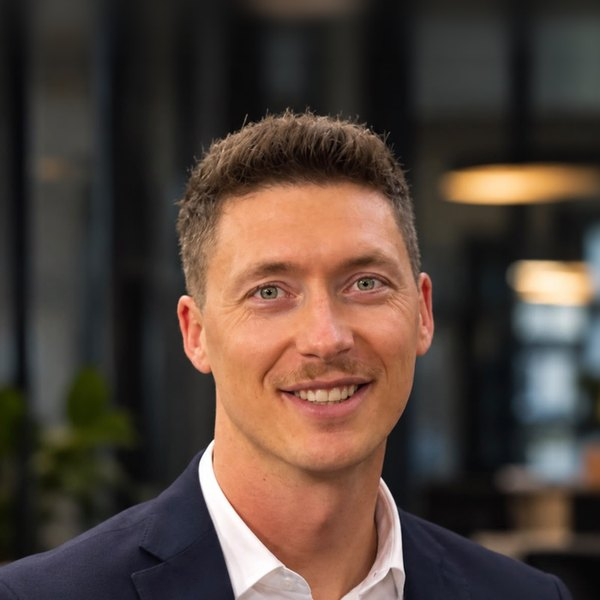
#> input picture assets/team/foto_fabrice.jpg, 600 x 600 px, given in place of fabrice_frei.png, which was not available
$ python comic.py ../assets/team
#> lines starting #> are read from the running program, lines starting #| are printed output that depends on the picture; after the words box and inside, x2 and y2 are one past the last pixel; in counts of white or black regions, pixels touching at a corner belong together
import cv2, numpy as np
from PIL import Image
PINK = np.array([255, 60, 170]); TUERKIS = np.array([40, 230, 230])

def comic(pfad, hoehe=1100, farben=9):
#> called with pfad = '../assets/team/fabrice_frei.png', hoehe = 700, farben = 9
    p = Image.open(pfad).convert("RGBA"); p = p.crop(p.getbbox())
    p = p.resize((int(p.width * hoehe / p.height), hoehe), Image.LANCZOS)
#> p: PIL image 700x700 RGBA
    a = np.array(p)[..., 3]; maske = (a > 128).astype(np.uint8)
#> after `a = np.array(p)[..., 3]`: a: shape (700, 700); every value is 255
#> after `maske = (a > 128).astype(np.uint8)`: maske: shape (700, 700); every value is 1
    rgb = np.array(p)[..., :3].copy()
    # flächig glätten (Kanten bleiben scharf)
    glatt = rgb.copy()
    for _ in range(4): glatt = cv2.bilateralFilter(glatt, 9, 40, 9)
    # Cel-Shading: auf wenige Farben reduzieren (nur Person)
    px = glatt[maske > 0].reshape(-1, 3).astype(np.float32)
    _, lab, zentren = cv2.kmeans(px, farben, None, (cv2.TERM_CRITERIA_EPS + cv2.TERM_CRITERIA_MAX_ITER, 20, 1.0), 3, cv2.KMEANS_PP_CENTERS)
#> zentren = [[59.27, 56.98, 55.74], [226.9, 157.5, 117.3], [20.25, 19.99, 18.84], [141.3, 90.32, 66.69], [242.8, 230.2, 219.8], [84.41, 82.18, 80.55], [189.1, 121.9, 90.55], [156.3, 159.8, 164.5], [38.12, 37.8, 36.47]]
    zentren = zentren.astype(np.float32)
    # Farbstimmung: Schatten Richtung Violett/Navy, Lichter warm, kräftiger
    hsv = cv2.cvtColor(zentren.reshape(1, -1, 3).astype(np.uint8), cv2.COLOR_RGB2HSV).astype(np.float32)
#> hsv = [[8, 17, 59], [11, 123, 226], [15, 26, 20], [10, 136, 141], [14, 24, 242], [15, 12, 84], [9, 134, 189], [109, 12, 164], [15, 13, 38]]
    hsv[..., 1] = np.clip(hsv[..., 1] * 1.35 + 10, 0, 255)
    zentren = cv2.cvtColor(hsv.astype(np.uint8), cv2.COLOR_HSV2RGB).reshape(-1, 3).astype(np.float32)
#> zentren = [[59, 54, 52], [226, 127, 70], [20, 18, 16], [141, 70, 34], [242, 221, 202], [84, 80, 75], [189, 90, 48], [147, 153, 164], [38, 36, 34]]
    hell = zentren.mean(axis=1, keepdims=True) / 255
#> hell = [0.216, 0.553, 0.0706, 0.32, 0.869, 0.312, 0.427, 0.607, 0.141]
    zentren = zentren * (0.75 + 0.35 * hell) + (1 - hell) * np.array([40, 10, 70]) * 0.6
#> zentren = [[67.53, 49.28, 75.87], [224, 122.5, 84.82], [37.8, 19.52, 51.43], [137.9, 64.42, 57.86], [258.3, 233.8, 218.4], [88.69, 72.87, 93.33], [183.8, 84.4, 67.23], [150.9, 149.6, 174.3], [50.99, 33.93, 63.25]]
    cel = glatt.copy(); cel[maske > 0] = np.clip(zentren[lab.flatten()], 0, 255).astype(np.uint8)
    # Tuschelinien
    grau = cv2.cvtColor(glatt, cv2.COLOR_RGB2GRAY); grau = cv2.medianBlur(grau, 5)
    linien = cv2.adaptiveThreshold(grau, 255, cv2.ADAPTIVE_THRESH_MEAN_C, cv2.THRESH_BINARY, 11, 6)
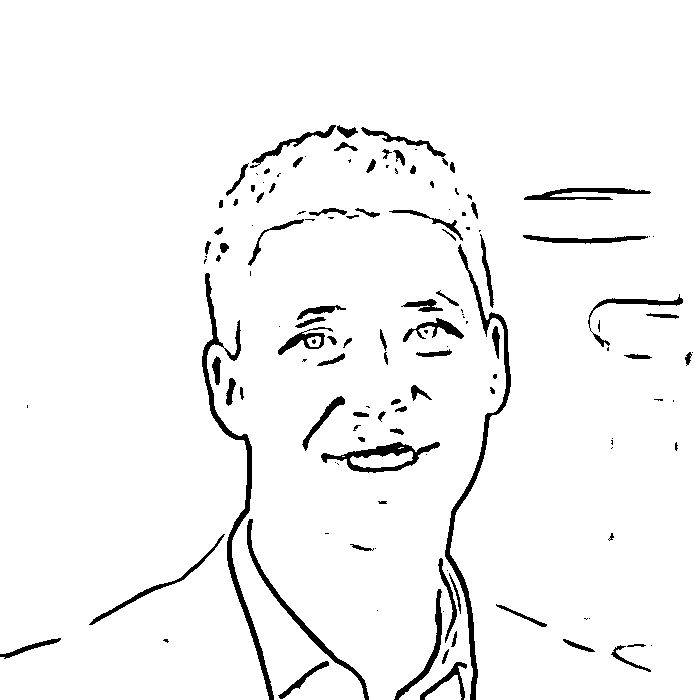
#> linien: shape (700, 700); 96% white; 139 black regions (57 under 20 px), largest, box (x1, y1, x2, y2) and area: (202, 273, 274, 700) 2606, (445, 244, 511, 700) 2415, (321, 442, 440, 473) 1169
    linien = cv2.erode(linien, np.ones((2, 2), np.uint8))
#> linien: shape (700, 700); 94.7% white; 120 black regions (29 under 20 px), largest, box (x1, y1, x2, y2) and area: (202, 273, 275, 700) 3245, (445, 244, 512, 700) 3040, (321, 442, 441, 474) 1445
    cel[(linien == 0) & (maske > 0)] = (24, 14, 40)
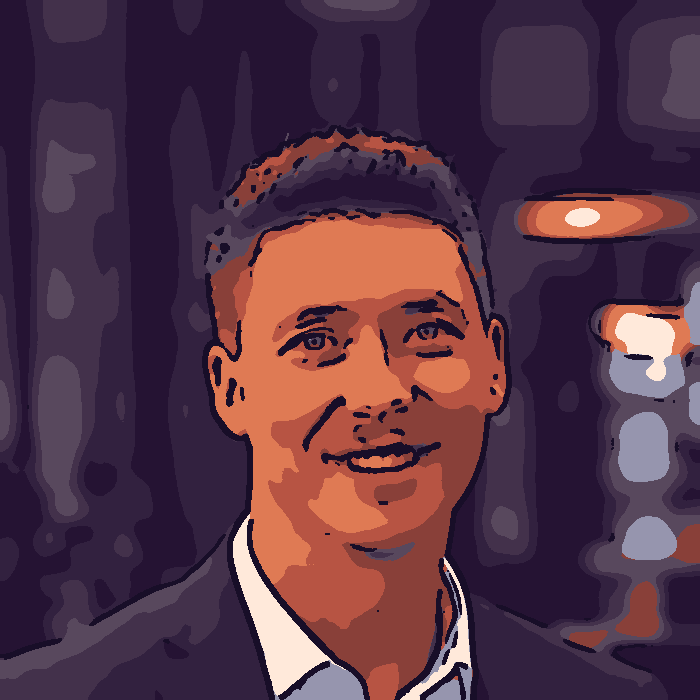
#> cel: shape (700, 700, 3); mean R, G, B 85.5, 52.8, 69.7
    # Neon-Kantenlicht: links pink, rechts türkis
    innen = cv2.erode(maske, np.ones((9, 9), np.uint8))
    rand_l = (maske - cv2.erode(np.roll(maske, -14, axis=1) * maske, np.ones((3, 3), np.uint8))) * innen
#> rand_l: shape (700, 700); every value is 0
    rand_r = (maske - cv2.erode(np.roll(maske, 14, axis=1) * maske, np.ones((3, 3), np.uint8))) * innen
    for rmask, farbe in ((rand_l, PINK), (rand_r, TUERKIS)):
        cel[rmask > 0] = (cel[rmask > 0] * 0.25 + farbe * 0.75).astype(np.uint8)
#> this loop made 2 passes
#> farbe on passes 1 to 2: [255, 60, 170], [40, 230, 230]
    # dicke Außenkontur
    kontur = cv2.dilate(maske, cv2.getStructuringElement(cv2.MORPH_ELLIPSE, (19, 19)))
    out = np.zeros((*maske.shape, 4), np.uint8)
    out[kontur > 0] = (20, 10, 36, 255)
    out[maske > 0, :3] = cel[maske > 0]; out[maske > 0, 3] = 255
    return Image.fromarray(out, "RGBA")

if __name__ == "__main__":
    import sys
    web = sys.argv[1]
    ims = [comic(f"{web}/{n}_frei.png", 700) for n in ("fabrice", "pascal", "waldemar")]
#> call 2 of comic, with pfad = '../assets/team/pascal_frei.png', hoehe = 700, farben = 9
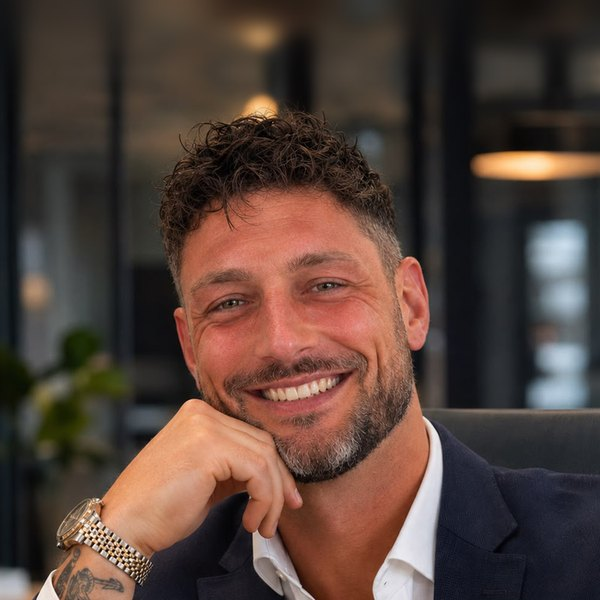
#> input picture assets/team/foto_pascal.jpg, 600 x 600 px, given in place of pascal_frei.png, which was not available
#> in comic (call 2), `_, lab, zentren = cv2.kmeans(px, farben, None, (cv2.TERM_CRITERIA_EPS ..`: zentren = [[121.9, 72.78, 54.15], [70.44, 60.76, 51.63], [209.6, 140.8, 110.7], [22.99, 22.31, 23.56], [212.5, 208.7, 209.1], [168.8, 100.7, 79.69], [43.6, 40.89, 39.65], [149.8, 158.4, 166.5], [96.81, 96.65, 96.02]]
#> in comic (call 2), `hsv = cv2.cvtColor(zentren.reshape(1, -1, 3).astype(np.uint8), cv2.COL..`: hsv = [[8, 141, 121], [14, 69, 70], [9, 121, 209], [120, 11, 23], [173, 5, 212], [7, 135, 168], [8, 24, 43], [104, 26, 166], [0, 0, 96]]
#> in comic (call 2), `zentren = cv2.cvtColor(hsv.astype(np.uint8), cv2.COLOR_HSV2RGB).reshap..`: zentren = [[121, 51, 26], [70, 55, 42], [209, 110, 67], [21, 21, 23], [212, 199, 202], [168, 71, 42], [43, 38, 36], [137, 152, 166], [96, 92, 92]]
#> in comic (call 2), `hell = zentren.mean(axis=1, keepdims=True) / 255`: hell = [0.259, 0.218, 0.505, 0.085, 0.801, 0.367, 0.153, 0.595, 0.366]
#> in comic (call 2), `zentren = zentren * (0.75 + 0.35 * hell) + (1 - hell) * np.array([40, ..`: zentren = [[119.5, 47.32, 52.98], [76.61, 50.14, 67.54], [205.5, 104.9, 82.89], [38.34, 21.86, 56.37], [223.2, 206.3, 216.5], [162.8, 66.17, 63.47], [54.88, 35.62, 64.5], [141, 148.1, 176.1], [99.51, 84.59, 107.4]]
#> in comic (call 2), `linien = cv2.adaptiveThreshold(grau, 255, cv2.ADAPTIVE_THRESH_MEAN_C, ..`: linien: shape (700, 700); 95.3% white; 177 black regions (89 under 20 px), largest, box (x1, y1, x2, y2) and area: (101, 310, 480, 596) 3719, (459, 268, 522, 700) 2304, (545, 171, 700, 215) 1384
#> in comic (call 2), `linien = cv2.erode(linien, np.ones((2, 2), np.uint8))`: linien: shape (700, 700); 93.8% white; 141 black regions (40 under 20 px), largest, box (x1, y1, x2, y2) and area: (101, 310, 481, 597) 4784, (459, 268, 523, 700) 2872, (545, 171, 700, 216) 1745
#> in comic (call 2), `cel[(linien == 0) & (maske > 0)] = (24, 14, 40)`:
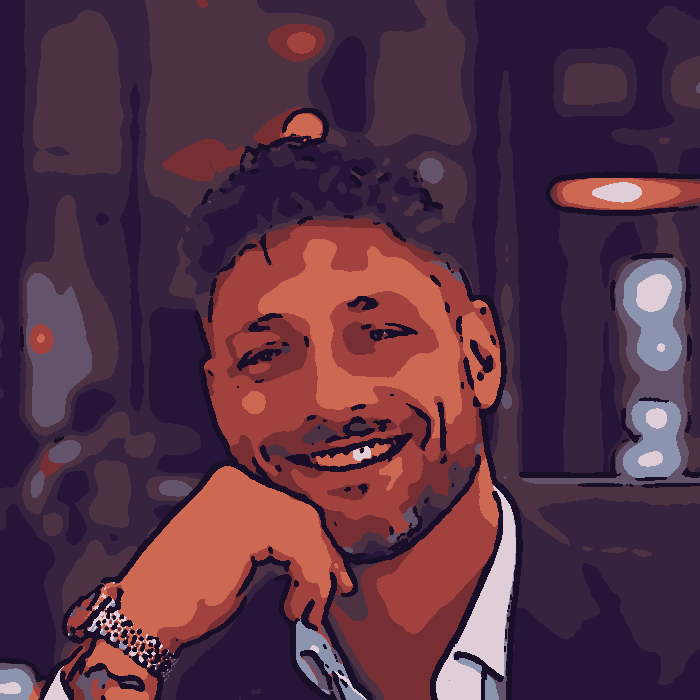
#> cel: shape (700, 700, 3); mean R, G, B 86, 50, 68.6
#> the loop in comic (call 2), `for rmask, farbe in ((rand_l, PINK), (rand_r, TUERKIS)):` made 2 passes
#> call 3 of comic, with pfad = '../assets/team/waldemar_frei.png', hoehe = 700, farben = 9
#> in comic (call 3), `_, lab, zentren = cv2.kmeans(px, farben, None, (cv2.TERM_CRITERIA_EPS ..`: zentren = [[82.45, 64.47, 52.59], [219.8, 157.4, 121.2], [24.89, 24.03, 25.22], [49.11, 45.53, 42.62], [211.1, 209.5, 212.3], [98.32, 96.87, 95.44], [191.8, 118.1, 94.56], [150, 88.54, 68.86], [149.2, 158, 166.2]]
#> in comic (call 3), `hsv = cv2.cvtColor(zentren.reshape(1, -1, 3).astype(np.uint8), cv2.COL..`: hsv = [[12, 93, 82], [11, 114, 219], [120, 10, 25], [13, 36, 49], [140, 4, 212], [10, 8, 98], [7, 129, 191], [7, 139, 150], [104, 26, 166]]
#> in comic (call 3), `zentren = cv2.cvtColor(hsv.astype(np.uint8), cv2.COLOR_HSV2RGB).reshap..`: zentren = [[82, 56, 39], [219, 130, 79], [23, 23, 25], [49, 43, 38], [208, 200, 212], [98, 93, 90], [191, 85, 53], [150, 61, 34], [137, 152, 166]]
#> in comic (call 3), `hell = zentren.mean(axis=1, keepdims=True) / 255`: hell = [0.231, 0.559, 0.0928, 0.17, 0.81, 0.367, 0.43, 0.32, 0.595]
#> in comic (call 3), `zentren = zentren * (0.75 + 0.35 * hell) + (1 - hell) * np.array([40, ..`: zentren = [[86.59, 51.15, 64.69], [217.7, 125.6, 93.22], [39.77, 23.44, 57.66], [59.59, 39.79, 65.62], [219.6, 207.9, 227.1], [101.3, 85.5, 105.6], [185.7, 79.96, 71.66], [145.6, 56.67, 57.86], [141, 148.1, 176.1]]
#> in comic (call 3), `cel[(linien == 0) & (maske > 0)] = (24, 14, 40)`:
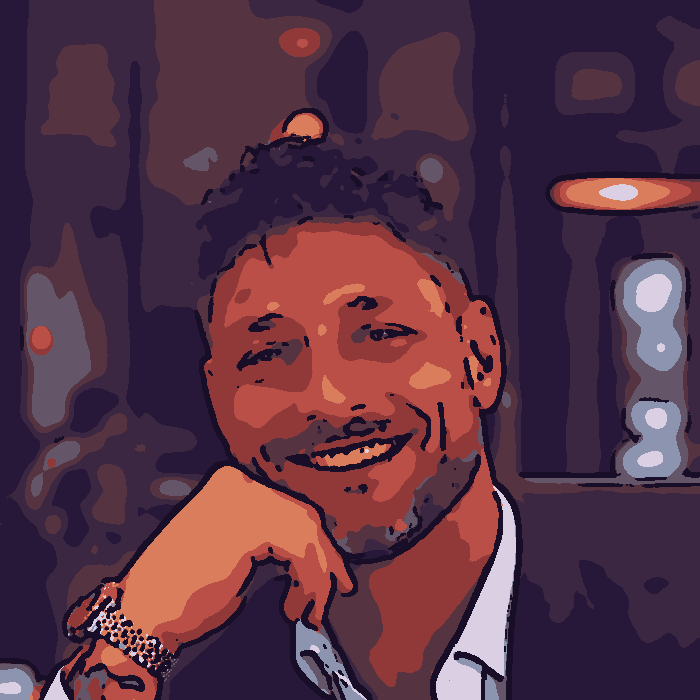
#> cel: shape (700, 700, 3); mean R, G, B 86.2, 50.3, 68.8
#> the loop in comic (call 3), `for rmask, farbe in ((rand_l, PINK), (rand_r, TUERKIS)):` made 2 passes
#> ims = 3 items
    b = Image.new("RGBA", (sum(i.width for i in ims) + 40, 720), (60, 20, 90, 255))
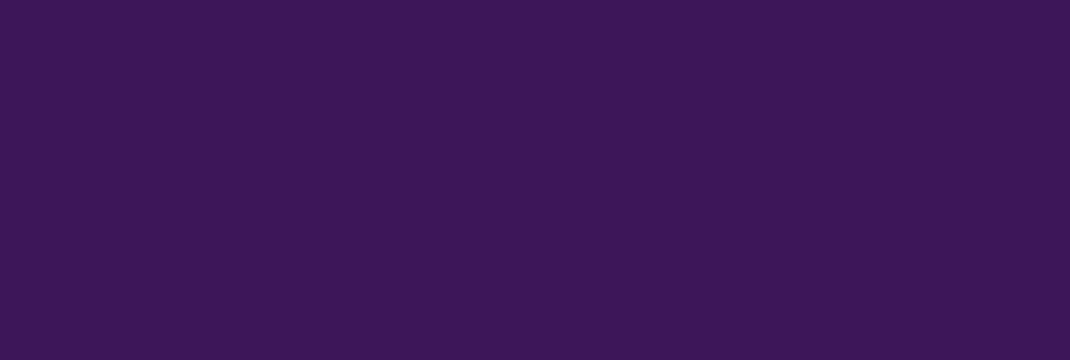
#> b: PIL image 2140x720 RGBA (shown at 1/2 size); mean R, G, B, A 60, 20, 90, 255
    x = 10
    for i in ims: b.alpha_composite(i, (x, 10)); x += i.width + 10
#> this loop made 3 passes
#> x on passes 1 to 3: 720, 1430, 2140
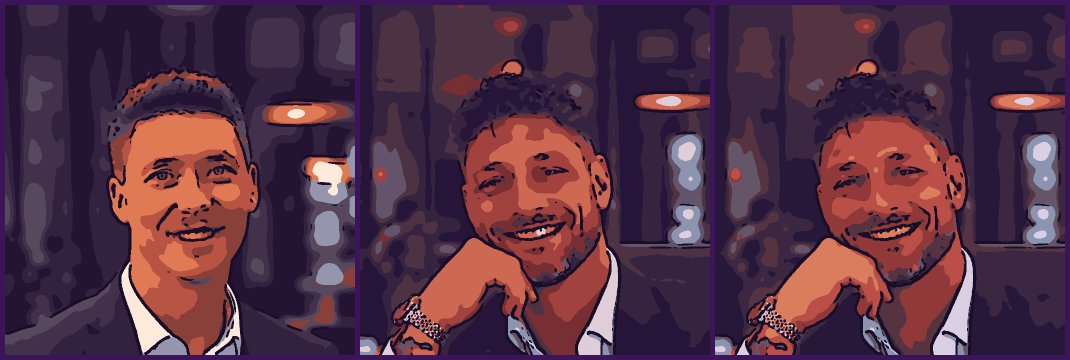
#> b: PIL image 2140x720 RGBA (shown at 1/2 size); mean R, G, B, A 84.7, 49.6, 70, 255
#> after the loop, x = 2140
    b.convert("RGB").save(f"{web}/comic_test.jpg", quality=90)
